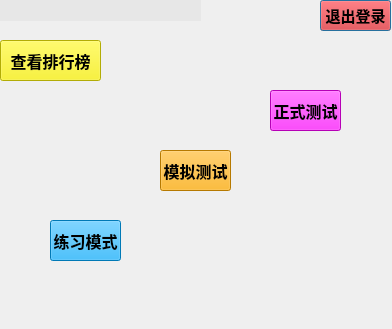
<?xml version="1.0" encoding="UTF-8"?>
<ui version="4.0">
 <class>Model_Choose</class>
 <widget class="QDialog" name="Model_Choose">
  <property name="geometry">
   <rect>
    <x>0</x>
    <y>0</y>
    <width>392</width>
    <height>329</height>
   </rect>
  </property>
  <property name="windowTitle">
   <string>Dialog</string>
  </property>
  <widget class="QPushButton" name="return_2">
   <property name="geometry">
    <rect>
     <x>320</x>
     <y>0</y>
     <width>71</width>
     <height>31</height>
    </rect>
   </property>
   <property name="font">
    <font>
     <family>Arial</family>
     <pointsize>11</pointsize>
     <weight>75</weight>
     <bold>true</bold>
    </font>
   </property>
   <property name="styleSheet">
    <string notr="true">background-color: rgb(255, 0, 0);</string>
   </property>
   <property name="text">
    <string>退出登录</string>
   </property>
  </widget>
  <widget class="QPushButton" name="formal">
   <property name="geometry">
    <rect>
     <x>270</x>
     <y>90</y>
     <width>71</width>
     <height>41</height>
    </rect>
   </property>
   <property name="font">
    <font>
     <family>Arial</family>
     <pointsize>12</pointsize>
     <weight>75</weight>
     <bold>true</bold>
    </font>
   </property>
   <property name="styleSheet">
    <string notr="true">background-color: rgb(255, 0, 255);</string>
   </property>
   <property name="text">
    <string>正式测试</string>
   </property>
  </widget>
  <widget class="QPushButton" name="simulate">
   <property name="geometry">
    <rect>
     <x>160</x>
     <y>150</y>
     <width>71</width>
     <height>41</height>
    </rect>
   </property>
   <property name="font">
    <font>
     <family>Arial</family>
     <pointsize>12</pointsize>
     <weight>75</weight>
     <bold>true</bold>
    </font>
   </property>
   <property name="styleSheet">
    <string notr="true">background-color: rgb(255, 170, 0);</string>
   </property>
   <property name="text">
    <string>模拟测试</string>
   </property>
  </widget>
  <widget class="QPushButton" name="exercise">
   <property name="geometry">
    <rect>
     <x>50</x>
     <y>220</y>
     <width>71</width>
     <height>41</height>
    </rect>
   </property>
   <property name="font">
    <font>
     <family>Arial</family>
     <pointsize>12</pointsize>
     <weight>75</weight>
     <bold>true</bold>
    </font>
   </property>
   <property name="styleSheet">
    <string notr="true">background-color: rgb(0, 170, 255);</string>
   </property>
   <property name="text">
    <string>练习模式</string>
   </property>
  </widget>
  <widget class="QPushButton" name="rankView">
   <property name="geometry">
    <rect>
     <x>0</x>
     <y>40</y>
     <width>101</width>
     <height>41</height>
    </rect>
   </property>
   <property name="font">
    <font>
     <family>Arial</family>
     <pointsize>12</pointsize>
     <weight>75</weight>
     <bold>true</bold>
    </font>
   </property>
   <property name="styleSheet">
    <string notr="true">background-color: rgb(249, 241, 7);</string>
   </property>
   <property name="text">
    <string>查看排行榜</string>
   </property>
  </widget>
  <widget class="QLabel" name="label">
   <property name="geometry">
    <rect>
     <x>-50</x>
     <y>-60</y>
     <width>481</width>
     <height>431</height>
    </rect>
   </property>
   <property name="text">
    <string/>
   </property>
   <property name="pixmap">
    <pixmap resource="Resource.qrc">:/780.jpg</pixmap>
   </property>
  </widget>
  <widget class="QLabel" name="remain">
   <property name="geometry">
    <rect>
     <x>0</x>
     <y>0</y>
     <width>201</width>
     <height>21</height>
    </rect>
   </property>
   <property name="font">
    <font>
     <family>Arial</family>
     <pointsize>12</pointsize>
     <weight>75</weight>
     <bold>true</bold>
    </font>
   </property>
   <property name="styleSheet">
    <string notr="true">color: rgb(255, 161, 53);
background-color: rgb(231, 231, 231);</string>
   </property>
   <property name="text">
    <string/>
   </property>
  </widget>
  <zorder>label</zorder>
  <zorder>return_2</zorder>
  <zorder>formal</zorder>
  <zorder>simulate</zorder>
  <zorder>exercise</zorder>
  <zorder>rankView</zorder>
  <zorder>remain</zorder>
 </widget>
 <resources>
  <include location="Resource.qrc"/>
 </resources>
 <connections/>
</ui>
